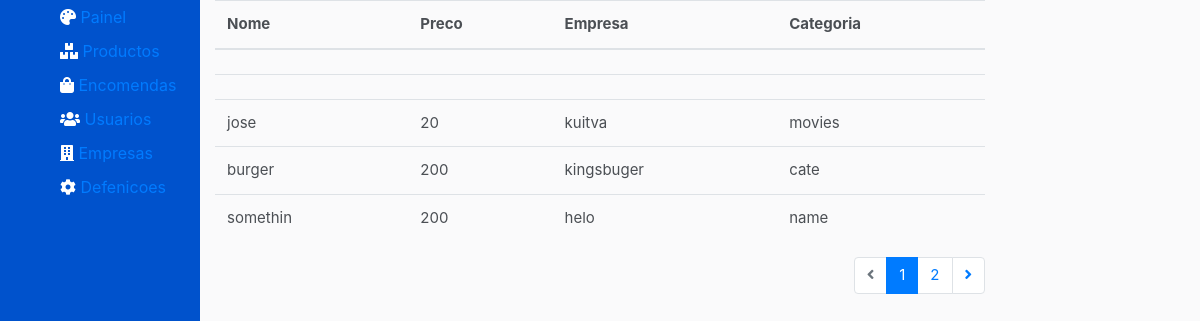
/dashboard/product/list, run on the app's committed database.
### dashboard/models.py (models this page shows)
class Products(models.Model):
    name = models.CharField(max_length=30, blank=True)
    category = models.CharField(max_length=30, blank=True)
    price = models.CharField(max_length=30, blank=True)
    description = models.TextField(max_length=30, blank=True)
    company = models.CharField(max_length=30, blank=True)
    discount = models.CharField(max_length=30, blank=True)

### dashboard/views.py (the view)
# urls.py: path('product/list', views.ProductListView.as_view(),
class ProductListView(ListView):
    model = Products
    template_name = 'dashboard/product/list.html'
    context_object_name = 'products'
    paginate_by = 5
    def get_context_data(self, **kwargs):
        context = super(ProductListView, self).get_context_data(**kwargs)
        products = self.get_queryset()
        page = self.request.GET.get('page')
        paginator = Paginator(products, self.paginate_by)
        try:
            products = paginator.page(page)
        except PageNotAnInteger:
            products = paginator.page(1)
        except EmptyPage:
            products = paginator.page(paginator.num_pages)
        context['product'] = products
        return context

### price/templates/dashboard/product/list.html (shortened to what this page needs)
{% extends "price/layout/base.html" %}
{% load staticfiles %}
{% load staticfiles %}
{% block styles %}
<link rel="stylesheet" href="{% static 'stylesheet/main.css' %}">
<link rel="stylesheet" href="https://use.fontawesome.com/releases/v5.7.2/css/all.css">
<link rel="stylesheet" href="{% static 'stylesheet/dashboard.css' %}">
{% endblock %}
{% block content %}
<main>
    <div class="container-fluid">
        <div class="row">
                <div class="col-md-2 aside">
                    {% include "dashboard/aside.html" %}
                </div>
            <div class="col-md-8">
                <section>
                    <table class="table table-borderless">
                        <thead>
                        <tr>
                            <th scope="col">Nome</th>
                            <th scope="col">Preco</th>
                            <th scope="col">Empresa</th>
                            <th scope="col">Categoria</th>
                        </tr>
                        </thead>
                        <tbody>
                        {% for product in products %}
                        <tr>
                            <td colspan="1">{{ product.name }}</td>
                            <td>{{ product.price }}</td>
                            <td>{{ product.company }}</td>
                            <td>{{ product.category }}</td>
                        </tr>
                        {% endfor %}
                        </tbody>
                    </table>
                    {% if is_paginated %}
                        {% include "price/layout/pagination.html" %}
                    {% endif %}
                </section>
            </div>
        </div>
    </div>
</main>
{% endblock %}

### price/static/stylesheet/main.css (style rules this page uses)
body { background-color:#fafafb; color:#4b4f54!important; font-size:15px!important; }

### price/static/stylesheet/dashboard.css (style rules this page uses)
.aside { background-color:#0052CC; height: 100vh; }

### data on the page
Products: name "jose", price "20", company "kuitva", category "movies"
Products: name "burger", price "200", company "kingsbuger", category "cate"
Products: name "somethin", price "200", company "helo", category "name"

### other printed values
{{ page_obj.number }} "1"
{{ i }} "2"
